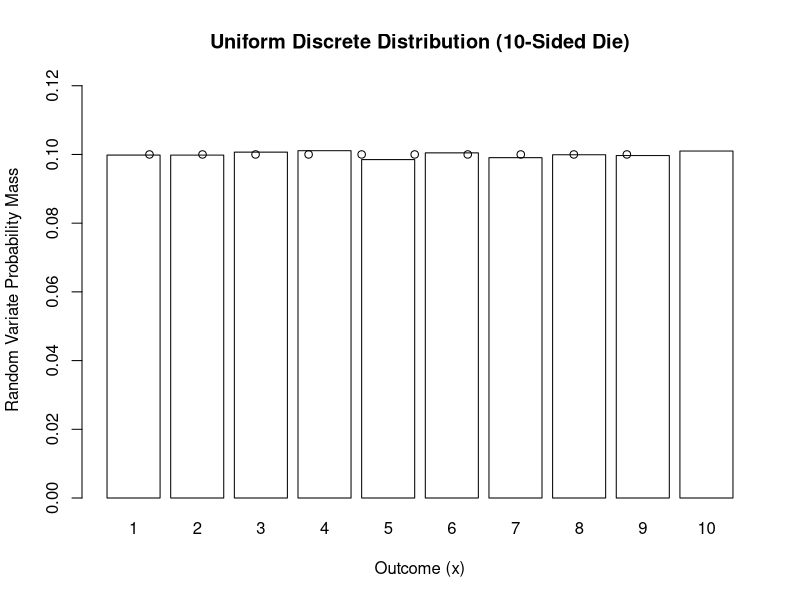
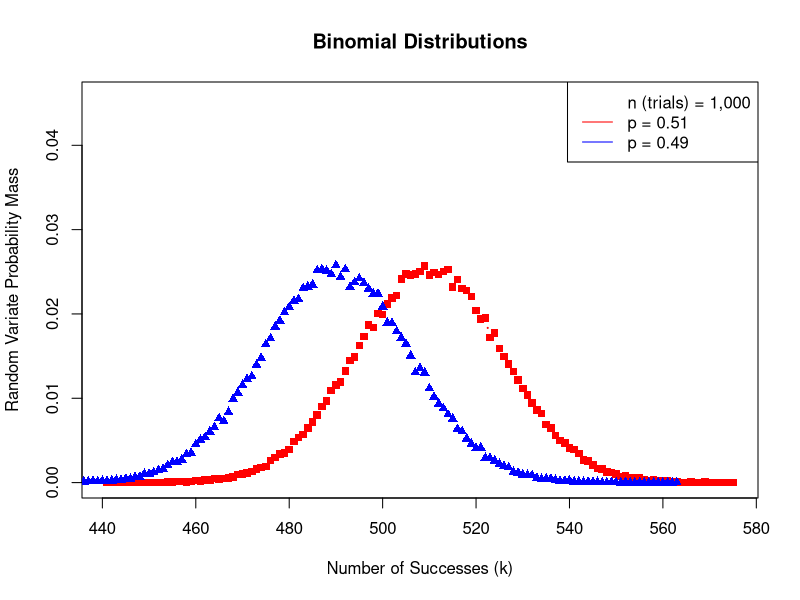
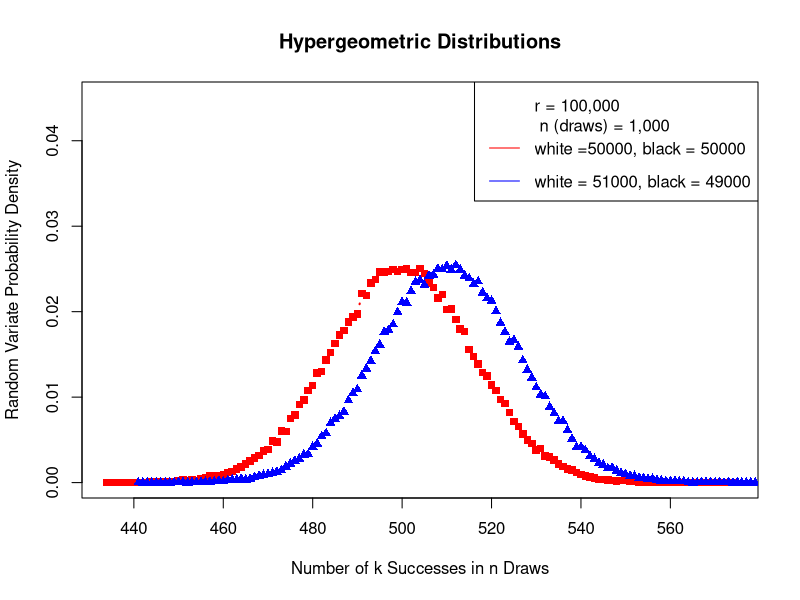
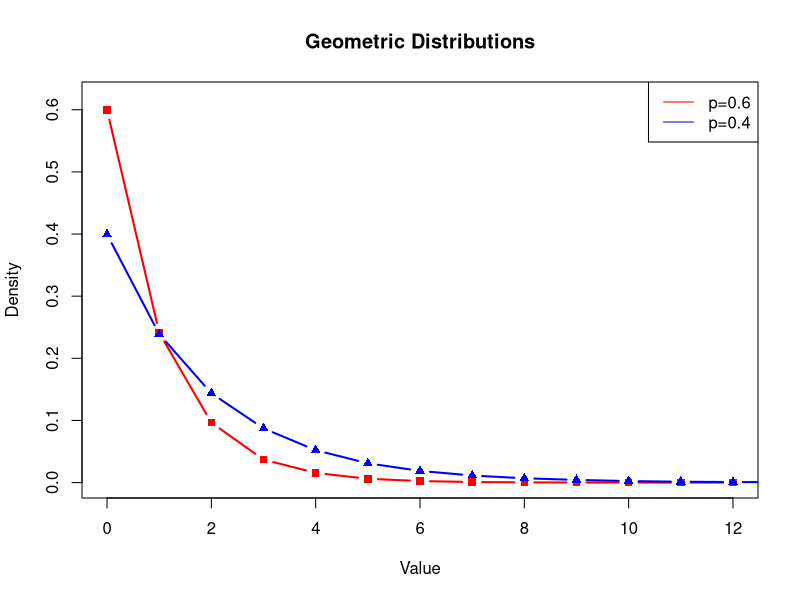
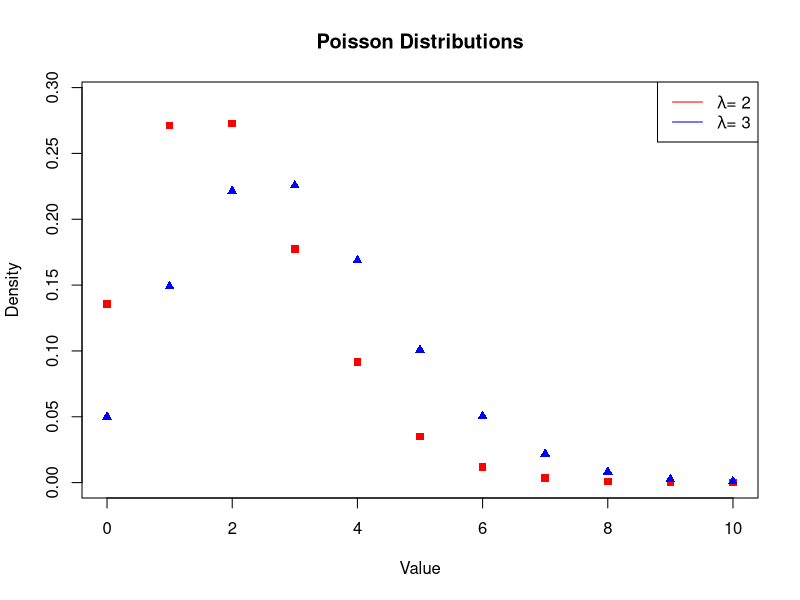
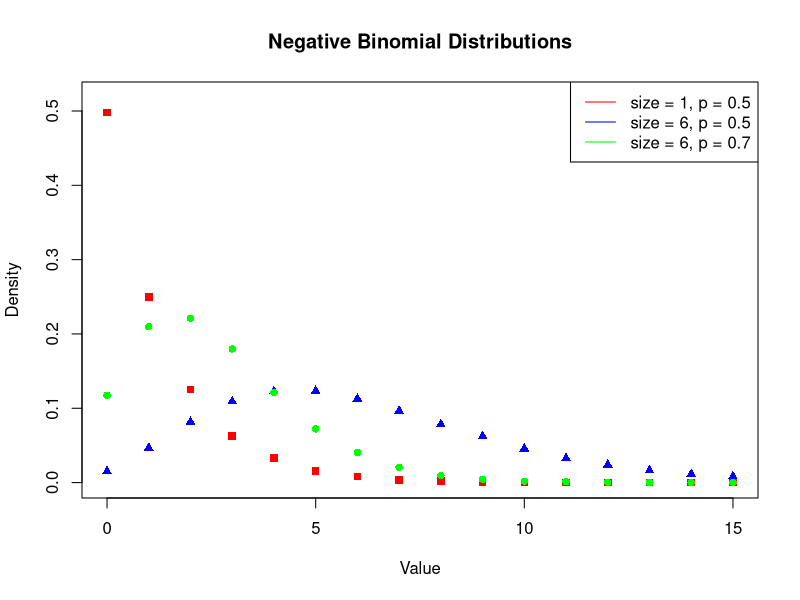

Write R code to recreate these figures, in order.
####+####+####+####+####+####+####+####+####+####+####+####+####+####+####+####+

#Marc d. Paradis
#R 3.5.1 for Windows
#RStudio 1.1.456

# discrete_distribution.R
# Created by Yezhou Sun

options(
  scipen = 999 # Limits significant digits when printing numbers
  ) 

sample.size <- 100000 # Number (n) of experimental units: die rolls, coin 
                      # flips, draws from an urn, )

# Uniform Discrete Distribution - Rolling a 10-Sided Die

set.seed(231)
ud.rv <- # Sample of random variates from a Uniform Discrete Distribution 
          # (y-axis)
  sample( # Function to pull a random sample a range of discrete values
    x = 1:10, # Range of potential values in generative population (x-axis)
    size = sample.size, # Number of observations (trials)
    replace = T # Whether values are replaced after each trial
    )

table(ud.rv)

ud.hist <- 
  hist(
    ud.rv, 
    plot = F, 
    breaks = seq(
      min(ud.rv) - 0.5, 
      max(ud.rv) + 0.5
      )
    )

barplot(
  height = ud.hist$density, 
  ylim = c(0, max(ud.hist$density) + 0.02), 
  names.arg = ud.hist$mids,
  #lwd = 2, 
  #pch = 17, 
  #type = 'b', 
  col = 'white', 
  main = 'Uniform Discrete Distribution (10-Sided Die)', 
  xlab = 'Outcome (x)', 
  ylab = 'Random Variate Probability Mass'
  )
points(
  x = ud.hist$mids,
  y = dunif(
    x = ud.hist$mids,
    min = 0,
    max = 10 # Because dunif calculates max - min (11 - 1 = 10)
    ), 
  xlim = c(1:10)
  )

# Binomial distribution
set.seed(232)
binom1.rv <- 
  rbinom(
    n = sample.size, 
    size = 1000, 
    prob = 0.51
    )

table(binom1.rv)

set.seed(233)
binom2.rv <- 
  rbinom(
    n = sample.size, 
    size = 1000, 
    prob = 0.49)

table(binom2.rv)

d1 <- 
  hist(
    binom1.rv, 
    plot = F, 
    breaks = seq(
      min(binom1.rv) - 0.5, 
      max(binom1.rv) + 0.5
      )
    )

d2 <- 
  hist(
    binom2.rv, 
    plot = F, 
    breaks = seq(
      min(binom2.rv) - 0.5, 
      max(binom2.rv) + 0.5
      )
    )

plot(
  d1$mids, 
  d1$density, 
  ylim = c(0, max(d1$density) + 0.02), 
  lwd = 2, 
  pch = 15, 
  type = 'b', 
  col = 'red', 
  main = 'Binomial Distributions', 
  xlab = 'Number of Successes (k)', 
  ylab = 'Random Variate Probability Mass'
  )
points(
  d2$mids, 
  d2$density, 
  type = 'b', 
  pch = 17, 
  lwd = 2, 
  col = 'blue'
  )
legend(
  'topright', 
  legend = c(
    'n (trials) = 1,000', 
    'p = 0.51', 
    'p = 0.49'
    ), 
  lty = c(0, 1, 1), 
  lwd = c(1, 1, 1), 
  col = c('white', 'red', 'blue')
  )

# Hypergeometric distribution

set.seed(234)
x1 <- 
  rhyper(
    nn = sample.size, # Number of observations (trials)
    m = sample.size * 0.5, # Number of white balls in the urn
    n = sample.size * 0.5, # Number of black balls in the urn
    k = 1000 # Number of balls drawn from the urn
    )

set.seed(235)
x2 <- 
  rhyper(
    nn = sample.size, 
    m = sample.size * 0.51,  # Number of white balls in the urn
    n = sample.size * 0.49,  # Number of black balls in the urn
    k = 1000)

d1 <- 
  hist(
    x1, 
    plot = F, 
    breaks = seq(
      min(x1) - 0.5, 
      max(x1) + 0.5
      )
    )

d2 <- 
  hist(
    x2, 
    plot = F, 
    breaks = seq(
      min(x2) - 0.5, 
      max(x2) + 0.5
      )
    )

plot(
  d1$mids, 
  d1$density, 
  ylim = c(0, max(d1$density) + 0.02), 
  lwd = 2, 
  pch = 15, 
  type = 'b', 
  col = 'red', 
  main = 'Hypergeometric Distributions', 
  xlab = 'Number of k Successes in n Draws', 
  ylab = 'Random Variate Probability Density'
  )
points(
  d2$mids, 
  d2$density, 
  type = 'b', 
  pch = 17, 
  lwd = 2, 
  col = 'blue'
  )
legend(
  'topright', 
  legend = c(
    'r = 100,000 \n n (draws) = 1,000', 
    paste(
      'white =', 
      sample.size * 0.5, 
      ', black = ', 
      sample.size * 0.5, 
      sep = ''
      ), 
    paste(
      'white = ', 
      sample.size * 0.51, 
      ', black = ', 
      sample.size * 0.49, 
      sep = ''
      )
    ), 
  lty = c(0, 1, 1), 
  lwd = c(1, 1, 1), 
  col = c('white', 'red', 'blue')
  )

# Geometric distribution

set.seed(236)
x1 <- 
  rgeom(
    n = sample.size, # number of observations (trials)
    prob = 0.6 # 
    )

set.seed(237)
x2 <- 
  rgeom(
    n = sample.size, 
    prob = 0.4
    )

d1 <- 
  hist(
    x1, 
    plot = F, 
    breaks = seq(
      min(x1) - 0.5, 
      max(x1) + 0.5
      )
    )

d2 <- 
  hist(
    x2, 
    plot = F, 
    breaks = seq(
      min(x2) - 0.5, 
      max(x2) + 0.5
      )
    )

plot(
  d1$mids, 
  d1$density, 
  ylim = c(0, max(d1$density) + 0.02), 
  lwd = 2, 
  pch = 15, 
  type = 'b', 
  col = 'red', 
  main = 'Geometric Distributions', 
  xlab = 'Value', 
  ylab = 'Density'
  )
points(
  d2$mids, 
  d2$density, 
  type = 'b', 
  pch = 17, 
  lwd = 2, 
  col = 'blue'
  )
legend(
  'topright', 
  legend = c('p=0.6', 'p=0.4'), 
  lty = c(1, 1), 
  lwd = c(1, 1), 
  col = c('red', 'blue')
  )

# Poisson distribution

set.seed(238)
x1 <- 
  rpois(
    n = sample.size, 
    lambda = 2
    )

set.seed(239)
x2 <- 
  rpois(
    n = sample.size, 
    lambda = 3
    )

d1 <- 
  hist(
    x1, 
    plot = F, 
    breaks = seq(
      min(x1) - 0.5, 
      max(x1) + 0.5
      )
    )

d2 <- 
  hist(
    x2, 
    plot = F, 
    breaks = seq(
      min(x2) - 0.5, 
      max(x2) + 0.5
      )
    )

plot(
  d1$mids, 
  d1$density, 
  ylim = c(0, max(d1$density) + 0.02),
  lwd = 2, 
  pch = 15, 
  #type = 'b', 
  col = 'red', 
  main = 'Poisson Distributions', 
  xlab = 'Value', 
  ylab = 'Density'
  )
points(
  d2$mids, 
  d2$density, 
  #type = 'b', 
  pch = 17, 
  lwd = 2, 
  col = 'blue'
  )
legend(
  'topright', 
  legend = c(
    expression(
      paste(
        lambda, 
        '= 2', 
        sep = ''
        )
      ), 
    expression(
      paste(
        lambda, 
        '= 3', 
        sep = ''
        )
      )
    ), 
  lty = c(1, 1), 
  lwd = c(1, 1), 
  col = c('red', 'blue')
  )

# Negative binomial distribution

set.seed(240)
x1 <- 
  rnbinom(
    n = sample.size, 
    size = 1, 
    p = 0.5
    )

set.seed(241)
x2 <- 
  rnbinom(
    n = sample.size, 
    size = 6, 
    p = 0.5
    )

set.seed(242)
x3 <- 
  rnbinom(
    n = sample.size, 
    size = 6, 
    p = 0.7
    )

d1 <- 
  hist(
    x1, 
    plot = F, 
    breaks = seq(
      min(x1) - 0.5, 
      max(x1) + 0.5
      )
    )

d2 <- 
  hist(
    x2, 
    plot = F, 
    breaks = seq(
      min(x2) - 0.5, 
      max(x2) + 0.5
      )
    )

d3 <- 
  hist(
    x3, 
    plot = F, 
    breaks = seq(
      min(x3) - 0.5, 
      max(x3) + 0.5
      )
    )

plot(
  d1$mids, 
  d1$density, 
  ylim = c(0, max(d1$density) + 0.02), 
  lwd = 2, 
  pch = 15, 
  #type = 'b', 
  col = 'red', 
  main = 'Negative Binomial Distributions', 
  xlab = 'Value', 
  ylab = 'Density'
  )
points(
  d2$mids, 
  d2$density, 
  #type = 'b', 
  pch = 17, 
  lwd = 2, 
  col = 'blue'
  )
points(
  d3$mids,
  d3$density, 
  #type = 'b', 
  pch = 16, 
  lwd = 2, 
  col = 'green'
  )
legend(
  'topright', 
  legend = c(
    'size = 1, p = 0.5',
    'size = 6, p = 0.5', 
    'size = 6, p = 0.7'), 
  lty = c(1, 1, 1), 
  lwd = c(1, 1, 1), 
  col = c('red', 'blue', 'green')
  )

rm(
  list = ls()
  ) # Clears global environment of all visible objects (some hidden objects
    # may remain)

# END

